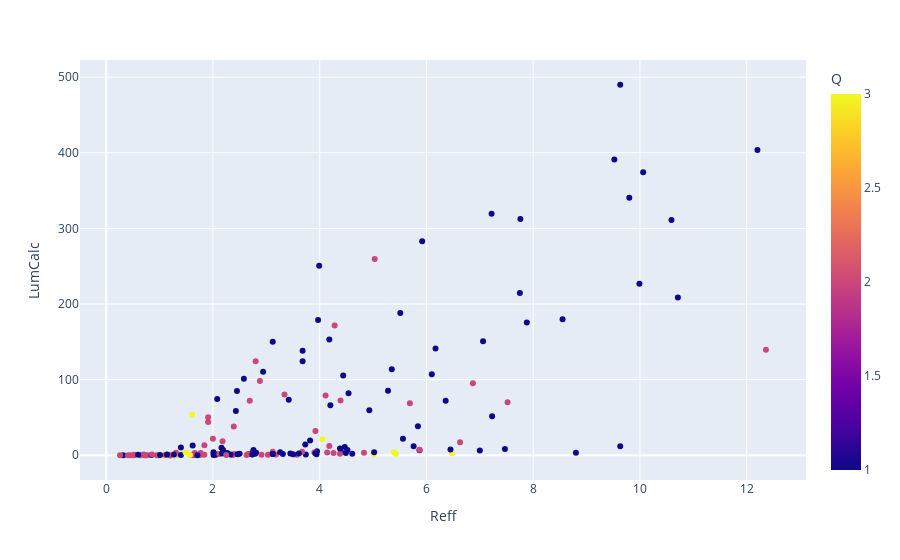

The notebook cell this image was saved under:
### Code cell
# Graph radius vs luminosity
fig = px.scatter(df, x="Reff", y="LumCalc", color="Q")
fig.show()

### Figure 1 — Plotly figure (JSON) as saved in the notebook; plotly's stock layout.template omitted (floating-point values rounded to 4 significant figures; data arrays with more than 128 entries replaced by an {"elided": "..."} marker saying what was removed)
{"data": [{"hovertemplate": "Reff=%{x}<br>LumCalc=%{y}<br>Q=%{marker.color}<extra></extra>", "legendgroup": "", "marker": {"color": {"elided": "175 int values"}, "coloraxis": "coloraxis", "symbol": "circle"}, "mode": "markers", "name": "", "orientation": "v", "showlegend": false, "type": "scatter", "x": {"elided": "175 float values"}, "xaxis": "x", "y": {"elided": "175 float values"}, "yaxis": "y"}], "layout": {"coloraxis": {"colorbar": {"title": {"text": "Q"}}, "colorscale": [[0, "#0d0887"], [0.1111, "#46039f"], [0.2222, "#7201a8"], [0.3333, "#9c179e"], [0.4444, "#bd3786"], [0.5556, "#d8576b"], [0.6667, "#ed7953"], [0.7778, "#fb9f3a"], [0.8889, "#fdca26"], [1, "#f0f921"]]}, "legend": {"tracegroupgap": 0}, "margin": {"t": 60}, "xaxis": {"anchor": "y", "domain": [0, 1], "title": {"text": "Reff"}}, "yaxis": {"anchor": "x", "domain": [0, 1], "title": {"text": "LumCalc"}}}}
